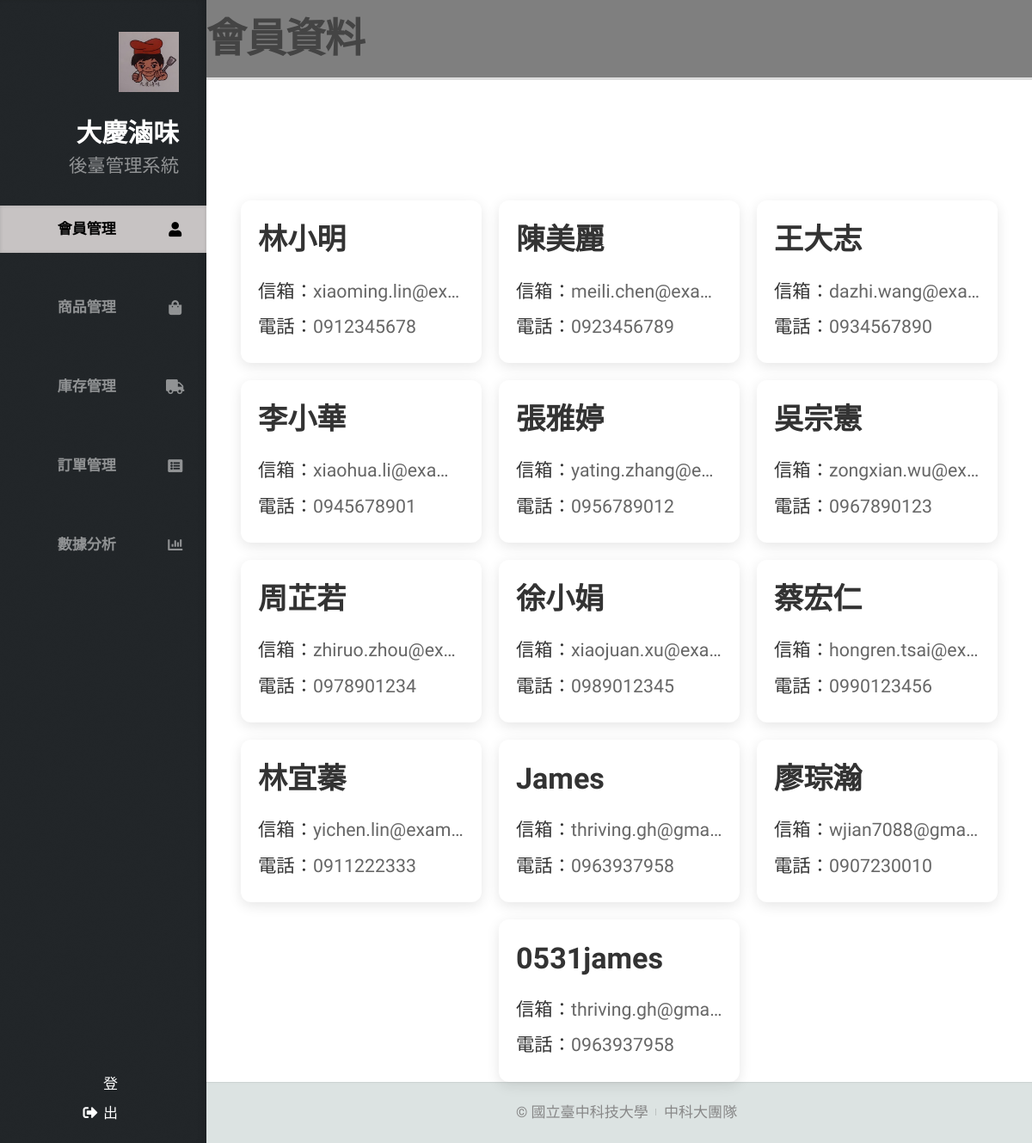
The page /Backstage/index.php (signed in) on the database its author committed.
### tables this page shows
CREATE TABLE `customer` (
  `Customer_ID` int(11) NOT NULL COMMENT '顧客 ID',
  `Customer_name` varchar(100) DEFAULT NULL COMMENT '顧客姓名',
  `Customer_mail` varchar(100) DEFAULT NULL COMMENT '顧客電子郵件',
  `Customer_phone` varchar(20) DEFAULT NULL COMMENT '顧客電話'
);

### Backstage/index.php (the view, shortened to what this page needs)
<!DOCTYPE HTML>
<html>
<head>
  <link rel="stylesheet" href="assets/css/main.css" />
  <link rel="stylesheet" href="assets/css/members.css" />
  <link rel="stylesheet" href="https://cdn.jsdelivr.net/npm/sweetalert2@11.0.18/dist/sweetalert2.min.css">
</head>
<body class="is-preload">
  <div id="header">
      <div class="top">
        <div id="logo">
          <div class="image">
            <span class="image avatar48"><img src="images/LOGOS.jpg" alt="" /></span>
          </div>
          <div class="content">
            <h1 id="title">大慶滷味</h1>
            <p>後臺管理系統</p>
          </div>
        </div>
        <nav id="nav">
          <ul>
            <li><a href="index.php" id="top-link"><span class="icon solid fa-user" style="color: #000;">會員管理</span></a></li>
            <li><a href="commodity.php" id="portfolio-link" data-username="<?php echo $_SESSION['username']; ?>"><span class="icon solid fa-shopping-bag">商品管理</span></a></li>
            <li><a href="commrid.php" id="porrid-link" data-username="<?php echo $_SESSION['username']; ?>"><span class="icon solid fa-truck">庫存管理</span></a></li>
            <li><a href="order_history.php" id="about-link" data-username="<?php echo $_SESSION['username']; ?>"><span class="icon solid fa-list-alt">訂單管理</span></a></li>
            <li><a href="dataanalysis.php" id="contact-link" data-username="<?php echo $_SESSION['username']; ?>"><span class="icon solid fa-chart-bar">數據分析</span></a></li>
          </ul>
        </nav>
      </div>
      <div class="bottom">
        <ul class="icons">
          <li><span class="icon solid fa-sign-out-alt"><a href="logout.php">登出</a></span></li>
        </ul>
      </div>
  </div>
  <div id="main">
    <h2 class="member-title">會員資料</h2>
    <div class="member-container">
      <?php
      include("db_connection.php");
      $sql = "SELECT Customer_name, Customer_mail, Customer_phone FROM customer";
      $result = $conn->query($sql);
      if ($result->num_rows > 0):
        while ($row = $result->fetch_assoc()): ?>
          <div class="member-card">
            <h3><?php echo htmlspecialchars($row['Customer_name']); ?></h3>
            <p><strong>信箱：</strong><?php echo htmlspecialchars($row['Customer_mail']); ?></p>
            <p><strong>電話：</strong><?php echo htmlspecialchars($row['Customer_phone']); ?></p>
          </div>
      <?php endwhile;
      else: ?>
        <p>目前無會員資料。</p>
      <?php endif;
      ?>
    </div>
  </div>
  <div id="footer">
    <ul class="copyright">
      <li>&copy; 國立臺中科技大學</li><li>中科大團隊 </li>
    </ul>
  </div>
</body>
</html>

### Backstage/assets/css/members.css (style rules this page uses)
#top-link { background: rgb(199, 195, 195); box-shadow: inset 0 0 0.25em 0 rgba(0, 0, 0, 0.125); }
body .member-title { margin-bottom: 20px; font-size: 2.2em; font-weight: bold; text-align: left; color: #444; padding: 10px 0; border-bottom: 3px solid #ddd; }
body .member-container { display: flex; flex-wrap: wrap; gap: 20px; padding-top: 120px; justify-content: center; }
body .member-card { background-color: white; border-radius: 12px; padding: 20px; width: 280px; box-shadow: 0 4px 15px rgba(0, 0, 0, 0.1); transition: transform 0.3s ease, box-shadow 0.3s ease; word-wrap: break-word; overflow-wrap: break-word; }
body .member-card h3 { margin: 0 0 15px; font-size: 1.6em; color: #333; font-weight: 600; }
body .member-card p { margin: 4px 0; color: #666; font-size: 1em; white-space: nowrap; overflow: hidden; text-overflow: ellipsis; cursor: pointer; }
body .member-card p strong { color: #333; }

### rows shown on the page
customer: Customer_name "林小明", Customer_mail "xiaoming.lin@ex…", Customer_phone "0912345678"
customer: Customer_name "陳美麗", Customer_mail "meili.chen@exa…", Customer_phone "0923456789"
customer: Customer_name "王大志", Customer_mail "dazhi.wang@exa…", Customer_phone "0934567890"
customer: Customer_name "李小華", Customer_mail "xiaohua.li@exa…", Customer_phone "0945678901"
customer: Customer_name "張雅婷", Customer_mail "yating.zhang@e…", Customer_phone "0956789012"
customer: Customer_name "吳宗憲", Customer_mail "zongxian.wu@ex…", Customer_phone "0967890123"
customer: Customer_name "周芷若", Customer_mail "zhiruo.zhou@ex…", Customer_phone "0978901234"
customer: Customer_name "徐小娟", Customer_mail "xiaojuan.xu@exa…", Customer_phone "0989012345"
customer: Customer_name "蔡宏仁", Customer_mail "hongren.tsai@ex…", Customer_phone "0990123456"
customer: Customer_name "林宜蓁", Customer_mail "yichen.lin@exam…", Customer_phone "0911222333"
customer: Customer_name "James", Customer_mail "thriving.gh@gma…", Customer_phone "0963937958"
customer: Customer_name "廖琮瀚", Customer_mail "wjian7088@gma…", Customer_phone "0907230010"
customer: Customer_name "0531james", Customer_mail "thriving.gh@gma…", Customer_phone "0963937958"
